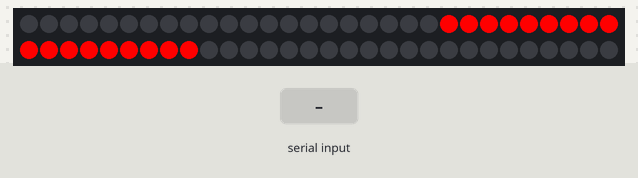
A sketch run on a simulated Arduino Uno, built with avr-gcc and run on an emulated ATmega328P. On the bench: 60 RGB LEDs in strip order, left to right, continuing on the next row. The inputs (shaded band) are chosen by the test bench. Dim RGB values are drawn brighter than linear.

Above: at 4.6 s.
4.7 s: byte 26 (0x1A) received over Serial
At 5.15 s:
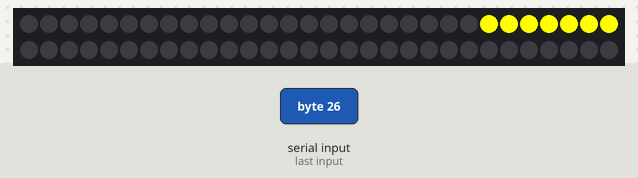
7.4 s: byte 27 (0x1B) received over Serial
At 7.68 s:
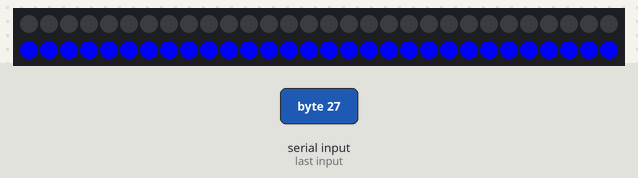
9.9 s: byte 28 (0x1C) received over Serial
At 10.21 s:
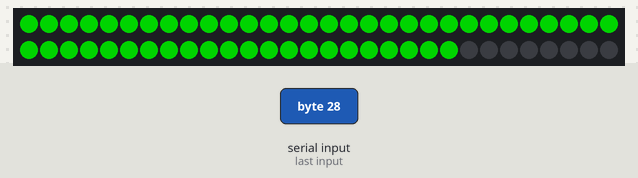
Timing chart, 0 to 12.9 s (numbered marks = the images above; inputs shaded):
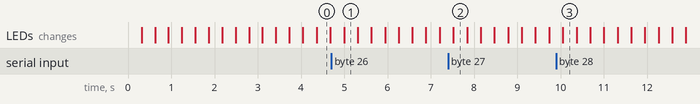

The sketch:

LEDStrip.ino
```cpp
#include "FastLED.h"

#define NUM_LEDS 60
#define LED_PIN 5

enum LEDState {
  IDLE,
  TURN_LEFT,
  TURN_RIGHT,
  ALIGNED
};

CRGB leds[NUM_LEDS];

int leftSideIndex = NUM_LEDS / 2; // 29 -> 0
int rightSideIndex = NUM_LEDS / 2 - 1; // 30 -> 59

LEDState previousState = IDLE;
LEDState currentState = IDLE;

void setup()
{
  Serial.begin(9600);

  FastLED.addLeds<WS2812B, LED_PIN, GRB>(leds, NUM_LEDS).setCorrection( TypicalLEDStrip );

  rainbowCycle(10);
  blackout();
}

// *** REPLACE FROM HERE ***
void loop() {
  // ---> here we call the effect function <---

  if (Serial.available()) {
    byte code = Serial.read();

    if (code == 0x00) {
      currentState = IDLE;
    } else if (code == 0x1A) {
      currentState = TURN_LEFT;
    } else if (code == 0x1B) {
      currentState = TURN_RIGHT;
    } else if (code == 0x1C) {
      currentState = ALIGNED;
    }
  }

  if (currentState != previousState) {
    blackout();
  }

  if (currentState == IDLE) {
    showIdleState();
  } else if (currentState == TURN_LEFT) {
    showTurnLeftState();
  } else if (currentState == TURN_RIGHT) {
    showTurnRightState();
  } else if (currentState == ALIGNED) {
    showAlignedState();
  } else {
    showIdleState();
  }

  previousState = currentState;
}

void rainbowCycle(int SpeedDelay) {
    byte *c;
    uint16_t i, j;

    for(j=0; j<256; j++) {
      for(i=0; i< NUM_LEDS; i++) {
        c=Wheel(((i * 256 / NUM_LEDS) + j) & 255);
        setPixel(i, *c, *(c+1), *(c+2));
      }
      showStrip();
      delay(SpeedDelay);
    }
}

void showIdleState() {
  for(int i = 0; i < NUM_LEDS / 2; i++) {
    if(i >= leftSideIndex) {
      leds[i] = CRGB::Red;
    } else {
      leds[i] = CRGB::Black;
    }
  }

  for(int i = NUM_LEDS / 2; i < NUM_LEDS; i++) {
    if(i <= rightSideIndex) {
      leds[i] = CRGB::Red;
    } else {
      leds[i] = CRGB::Black;
    }
  }

  showStrip();

  delay(20);

  leftSideIndex--;

  if (leftSideIndex < 0) {
    leftSideIndex = NUM_LEDS / 2 - 1;
  }

  rightSideIndex++;

  if(rightSideIndex >= NUM_LEDS) {
    rightSideIndex = NUM_LEDS / 2;
  }
}

void showTurnLeftState() {
  for(int i = 0; i < NUM_LEDS / 2; i++) {
    if(i >= leftSideIndex) {
      leds[i] = CRGB::Yellow;
    } else {
      leds[i] = CRGB::Black;
    }
  }

  showStrip();

  delay(20);

  leftSideIndex--;

  if (leftSideIndex < 0) {
    leftSideIndex = NUM_LEDS / 2 - 1;
  }
}

void showTurnRightState() {
 for(int i = NUM_LEDS / 2; i < NUM_LEDS; i++) {
    if(i <= rightSideIndex) {
      leds[i] = CRGB::Blue;
    } else {
      leds[i] = CRGB::Black;
    }
  }

  showStrip();

  delay(20);

  rightSideIndex++;

  if(rightSideIndex >= NUM_LEDS) {
    rightSideIndex = NUM_LEDS / 2;
  }
}

void showAlignedState() {
  for(int i = 0; i < NUM_LEDS / 2; i++) {
    if(i >= leftSideIndex) {
      leds[i] = CRGB::Green;
    } else {
      leds[i] = CRGB::Black;
    }
  }

  for(int i = NUM_LEDS / 2; i < NUM_LEDS; i++) {
    if(i <= rightSideIndex) {
      leds[i] = CRGB::Green;
    } else {
      leds[i] = CRGB::Black;
    }
  }

  showStrip();

  delay(20);

  leftSideIndex--;

  if (leftSideIndex < 0) {
    leftSideIndex = NUM_LEDS / 2 - 1;
  }

  rightSideIndex++;

  if(rightSideIndex >= NUM_LEDS) {
    rightSideIndex = NUM_LEDS / 2;
  }
}

byte * Wheel(byte WheelPos) {
  static byte c[3];

  if(WheelPos < 85) {
   c[0]=WheelPos * 3;
   c[1]=255 - WheelPos * 3;
   c[2]=0;
  } else if(WheelPos < 170) {
   WheelPos -= 85;
   c[0]=255 - WheelPos * 3;
   c[1]=0;
   c[2]=WheelPos * 3;
  } else {
   WheelPos -= 170;
   c[0]=0;
   c[1]=WheelPos * 3;
   c[2]=255 - WheelPos * 3;
  }

  return c;
}

// ---> here we define the effect function <---
// *** REPLACE TO HERE ***

void showStrip() {
  FastLED.show();
}

void setPixel(int pixel, byte red, byte green, byte blue) {
 leds[pixel].r = red;
 leds[pixel].g = green;
 leds[pixel].b = blue;
}

void setAll(byte red, byte green, byte blue) {
  for(int i = 0; i < NUM_LEDS; i++ ) {
    setPixel(i, red, green, blue);
  }
  showStrip();
}

void blackout() {
  setAll(0, 0, 0);
}
```

Measured:
- after the input at 4.7 s, the LEDs: change after 0.30 s (image 1)
- after the input at 7.4 s, the LEDs: change after 0.12 s (image 2)
- after the input at 9.9 s, the LEDs: change after 0.15 s (image 3)
